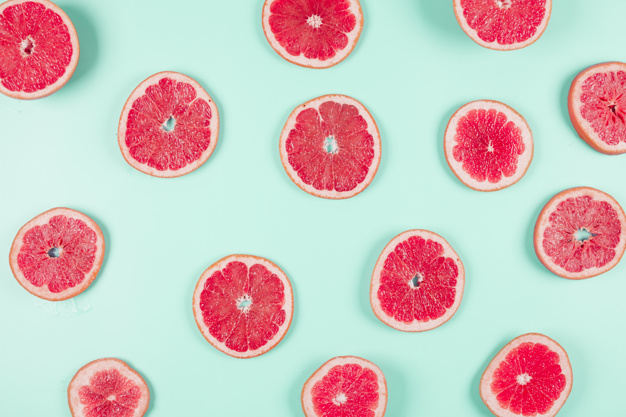
#> input picture images/toronjas.jpg, 626 x 417 px, found by its file name
$ jupyter execute --allow-errors img-process-4.ipynb
#> lines starting #> are read from the running program, lines starting #| are printed output that depends on the picture
[cell 1]
import numpy as np # linear algebra
import pandas as pd # data processing, CSV file I/O (e.g. pd.read_csv)
import os
for dirname, _, filenames in os.walk('/kaggle/input'):
    for filename in filenames:
        print(os.path.join(dirname, filename))

[cell 2]
from skimage.feature import canny
from skimage.color import rgb2gray
import matplotlib.pyplot as plt
from skimage.feature import corner_harris
from skimage.feature import Cascade
from skimage import data

[cell 3]
grapefruit=plt.imread("/kaggle/input/images/toronjas.jpg")
#> grapefruit is the input picture: shape (417, 626, 3); mean R, G, B 207.6, 192.7, 189.7
building_image=plt.imread("/kaggle/input/images/corners_building_top.jpg")
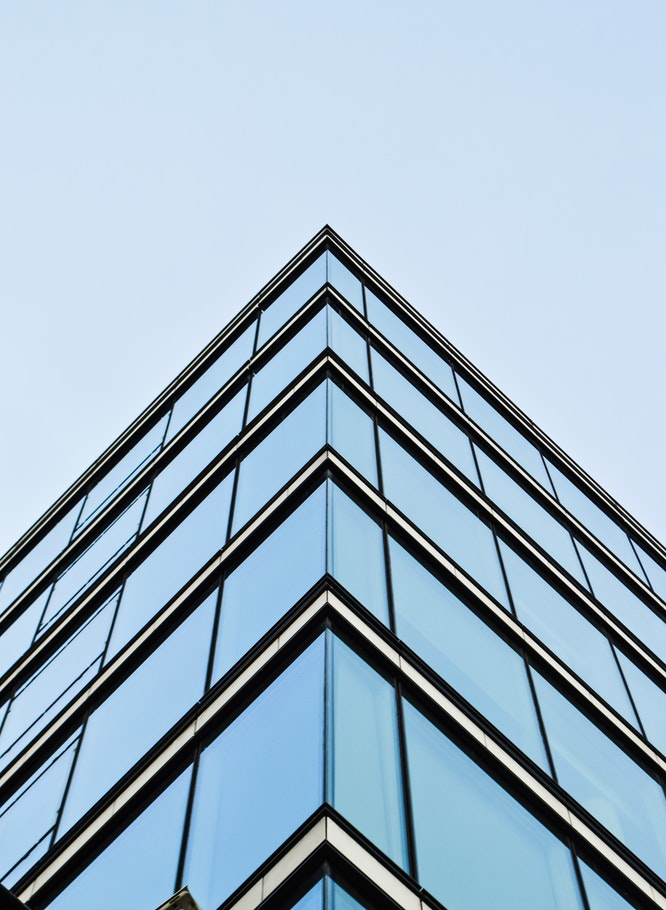
#> input picture images/corners_building_top.jpg, 666 x 910 px, found by its file name
#> building_image is the input picture: shape (910, 666, 3); mean R, G, B 158, 180.2, 198
night_image=plt.imread("/kaggle/input/images/face_det3.jpg")
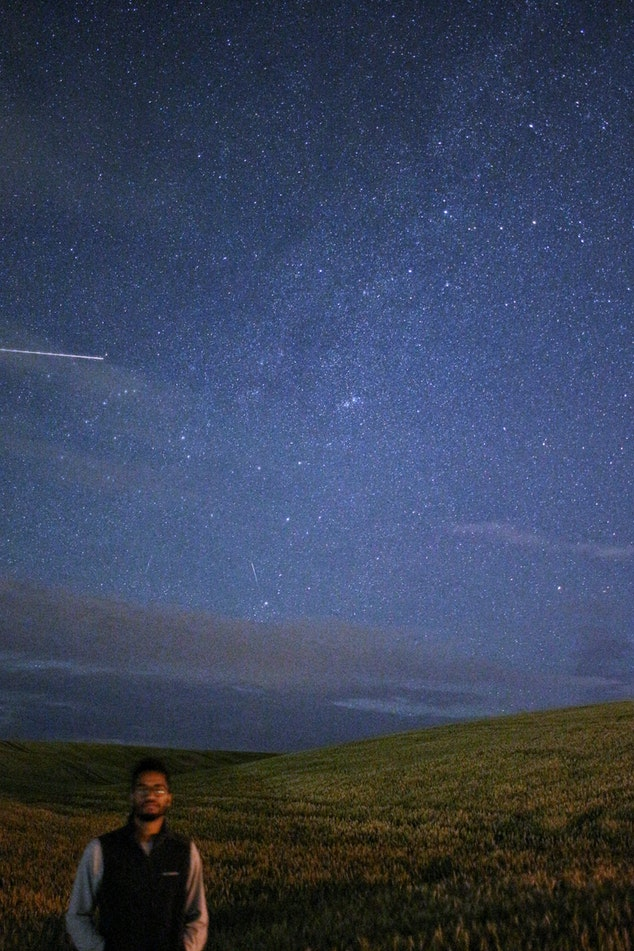
#> input picture images/face_det3.jpg, 634 x 951 px, found by its file name
#> night_image is the input picture: shape (951, 634, 3); mean R, G, B 56.8, 66.8, 89.9
friends_image=plt.imread("/kaggle/input/images/face_det_friends22.jpg")
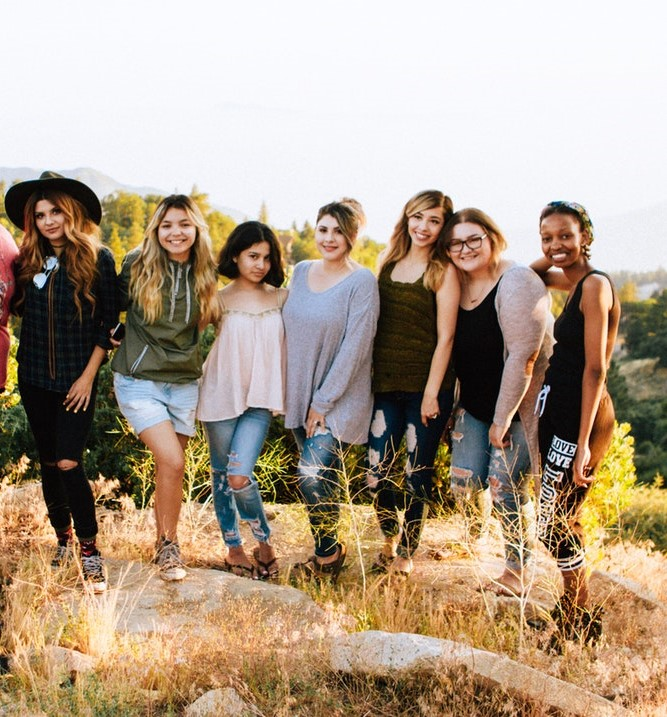
#> input picture images/face_det_friends22.jpg, 667 x 717 px, found by its file name
#> friends_image is the input picture: shape (717, 667, 3); mean R, G, B 175.1, 157.4, 137.9
profile_image=plt.imread("/kaggle/input/images/face_det9.jpg")
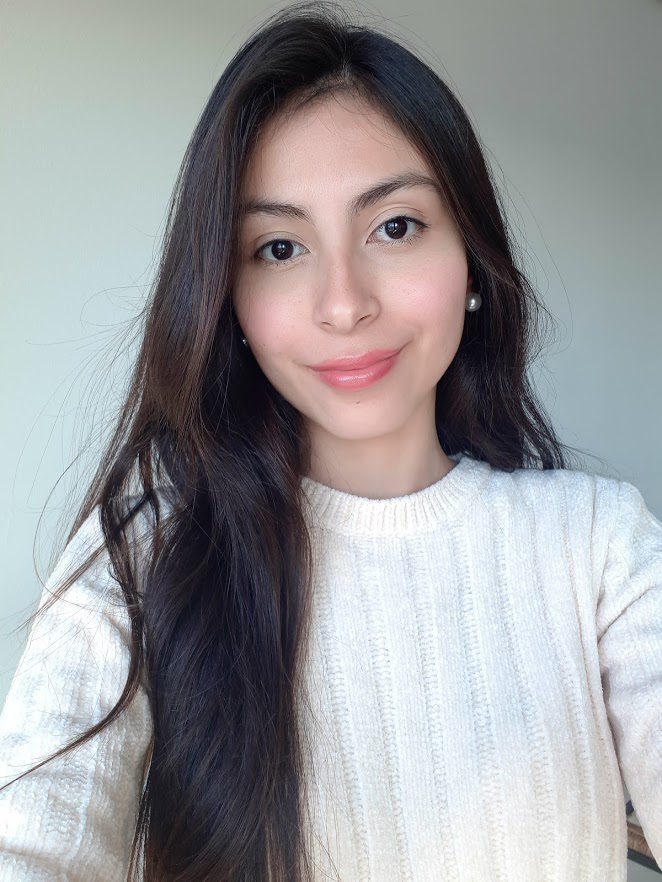
#> input picture images/face_det9.jpg, 662 x 882 px, found by its file name
#> profile_image is the input picture: shape (882, 662, 3); mean R, G, B 153.6, 153.9, 156
group_image=plt.imread("/kaggle/input/images/face_det25.jpg")
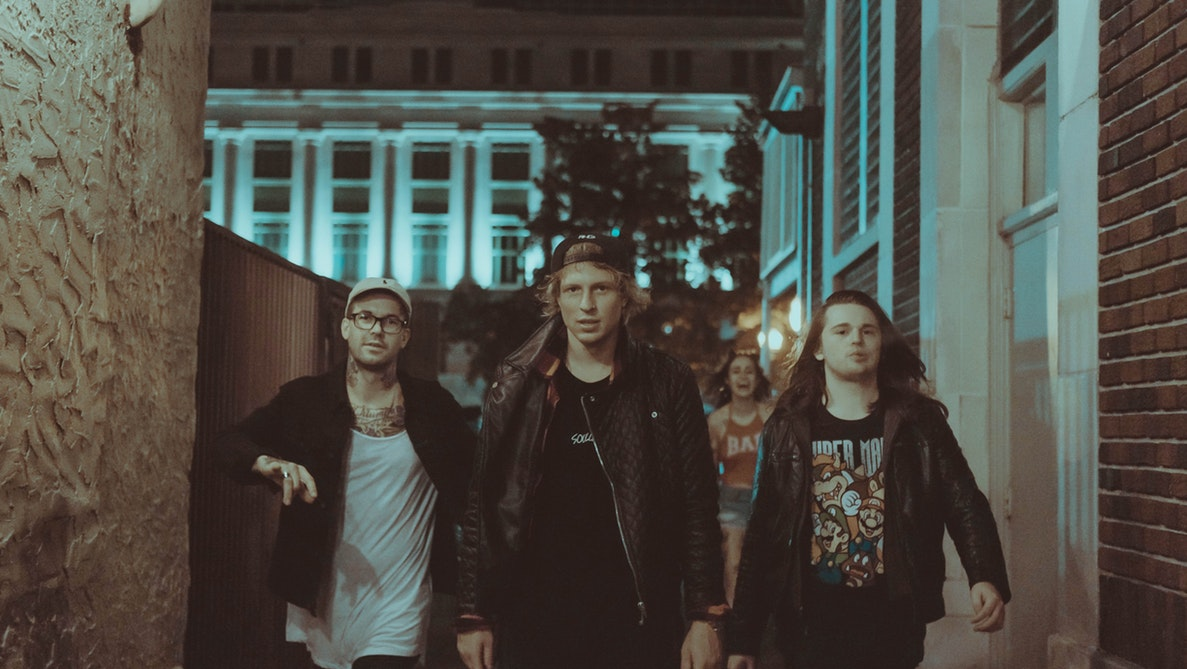
#> input picture images/face_det25.jpg, 1187 x 669 px, found by its file name
#> group_image is the input picture: shape (669, 1187, 3); mean R, G, B 78.2, 76.4, 69.4
#> (the rest of this cell did not finish here and is left out)

[cell 4]
def show_image(image,title='Image', cmap_type='gray'):
    plt.imshow(image, cmap=cmap_type)
    plt.title(title)
    plt.axis('off')
    plt.show()

[cell 5]
def show_image_with_corners(image, coords, title="Corners detected"):
    plt.imshow(image, interpolation='nearest', cmap='gray')
    plt.title(title)
    plt.plot(coords[:, 1], coords[:, 0], '+r', markersize=15)
    plt.axis('off')
    plt.show()

# Finding the Edges with Canny

[cell 6]
# Import the canny edge detector
from skimage.feature import canny

# Convert image to grayscale
grapefruit = rgb2gray(grapefruit)
#> grapefruit: shape (417, 626) float64

# Apply canny edge detector
canny_edges = canny(grapefruit)
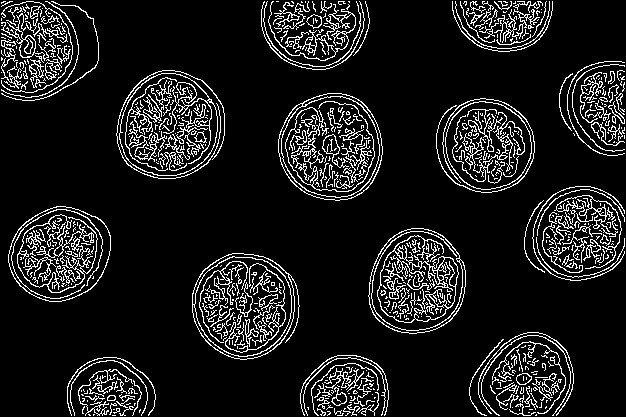
#> canny_edges: shape (417, 626) bool; 10.8% white in thin lines or dots

# Show resulting image

show_image(canny_edges, "Edges with Canny")

[cell 7]
# Apply canny edge detector with a sigma of 1.8
edges_1_8 = canny(grapefruit, sigma=1.8)
#> edges_1_8: shape (417, 626) bool; 5.9% white in thin lines or dots

# Apply canny edge detector with a sigma of 2.2
edges_2_2 = canny(grapefruit, sigma=2.2)
#> edges_2_2: shape (417, 626) bool; 4% white in thin lines or dots

# Show resulting images
show_image(edges_1_8, "Sigma of 1.8")
show_image(edges_2_2, "Sigma of 2.2")

# Right Around the Corner

[cell 8]
# Import the corner detector related functions and module
from skimage.feature import corner_harris, corner_peaks

# Convert image from RGB-3 to grayscale
building_image_gray = rgb2gray(building_image)

# Apply the detector  to measure the possible corners
measure_image = corner_harris(building_image_gray)
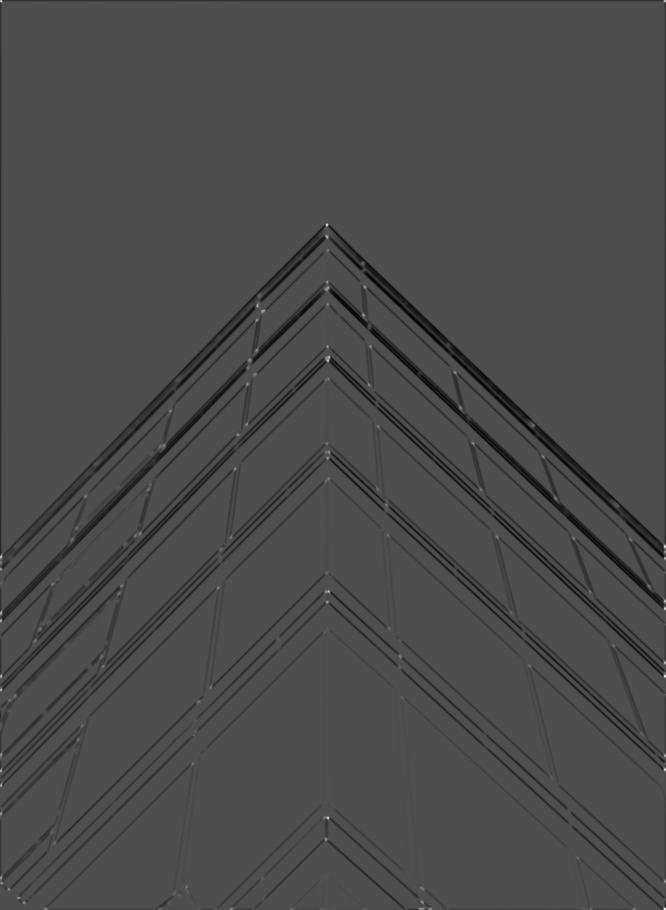
#> measure_image: shape (910, 666) float64; min -2.92, max 6.58, mean -0.11; drawn with min black and max white

# Find the peaks of the corners using the Harris detector
coords = corner_peaks(measure_image, min_distance=20, threshold_rel=0.02)
#> coords = 66 pairs, first value 224 to 886, second value 35 to 641

# Show original and resulting image with corners detected
show_image(building_image, "Original")
show_image_with_corners(building_image, coords)

[cell 9]
# Find the peaks with a min distance of 10 pixels
coords_w_min_10 = corner_peaks(measure_image, min_distance=10, threshold_rel=0.02)
#> coords_w_min_10 = 89 pairs, first value 224 to 899, second value 15 to 648
print("With a min_distance set to 10, we detect a total", len(coords_w_min_10), "corners in the image.")
#| With a min_distance set to 10, we detect a total 89 corners in the image.

# Find the peaks with a min distance of 60 pixels
coords_w_min_60 = corner_peaks(measure_image, min_distance=60, threshold_rel=0.02)
#> coords_w_min_60 = 20 rows, first 8: [224, 327], [817, 327], [360, 327], [591, 328], [306, 257], [458, 327], [443, 473], [372, 455]
print("With a min_distance set to 60, we detect a total", len(coords_w_min_60), "corners in the image.")
#| With a min_distance set to 60, we detect a total 20 corners in the image.

# Show original and resulting image with corners detected
show_image_with_corners(building_image, coords_w_min_10, "Corners detected with 10 px of min_distance")
show_image_with_corners(building_image, coords_w_min_60, "Corners detected with 60 px of min_distance")

# Face Detection

[cell 10]
import matplotlib.pyplot as plt
import matplotlib.patches as patches

def show_detected_face(result, detected, title="Face image"):
    plt.figure(figsize=(10, 10))
    plt.imshow(result, cmap='gray')
    plt.title(title)
    plt.axis('off')

    for patch in detected:
        rect = patches.Rectangle((patch['c'], patch['r']),
                                patch['width'], patch['height'],
                                fill=False, color='r', linewidth=2)
        plt.gca().add_patch(rect)

    plt.show()

[cell 11]
# Load the trained file from data
trained_file = data.lbp_frontal_face_cascade_filename()

# Initialize the detector cascade
detector = Cascade(trained_file)

# Detect faces with min and max size of searching window
detected = detector.detect_multi_scale(img = night_image,
                                       scale_factor=1.2,
                                       step_ratio=1,
                                       min_size=(10,10),
                                       max_size=(200,200))
#> detected = 1 item

# Show the detected faces
show_detected_face(night_image, detected)
#> the loop in show_detected_face, `for patch in detected:` made 1 pass
#> patch on pass 1: {'r': 773, 'c': 129, 'width': 43, 'height': 43}

[cell 12]
# Load the trained file from data
trained_file = data.lbp_frontal_face_cascade_filename()

# Initialize the detector cascade
detector = Cascade(trained_file)

# Detect faces with scale factor to 1.2 and step ratio to 1
detected = detector.detect_multi_scale(img=friends_image,
                                       scale_factor=1.2,
                                       step_ratio=1,
                                       min_size=(10, 10),
                                       max_size=(200, 200))
#> detected = 7 items
# Show the detected faces
show_detected_face(friends_image, detected)
#> the loop in show_detected_face (call 2), `for patch in detected:` made 7 passes
#> patch on passes 1 to 7: {'r': 202, 'c': 31, 'width': 35, 'height': 35}, {'r': 217, 'c': 309, 'width': 39, 'height': 39}, {'r': 202, 'c': 402, 'width': 45, 'height': 45}, {'r': 206, 'c': 151, 'width': 49, 'height': 49}, {'r': 219, 'c': 533, 'width': 48, 'height': 48}, {'r': 218, 'c': 440, 'width': 52, 'height': 52}, {'r': 241, 'c': 237, 'width': 42, 'height': 42}

[cell 13]
from skimage.segmentation import slic
from skimage.color import label2rgb

# Obtain the segmentation with default 100 regions
segments = slic(profile_image, n_segments=100, compactness=10)
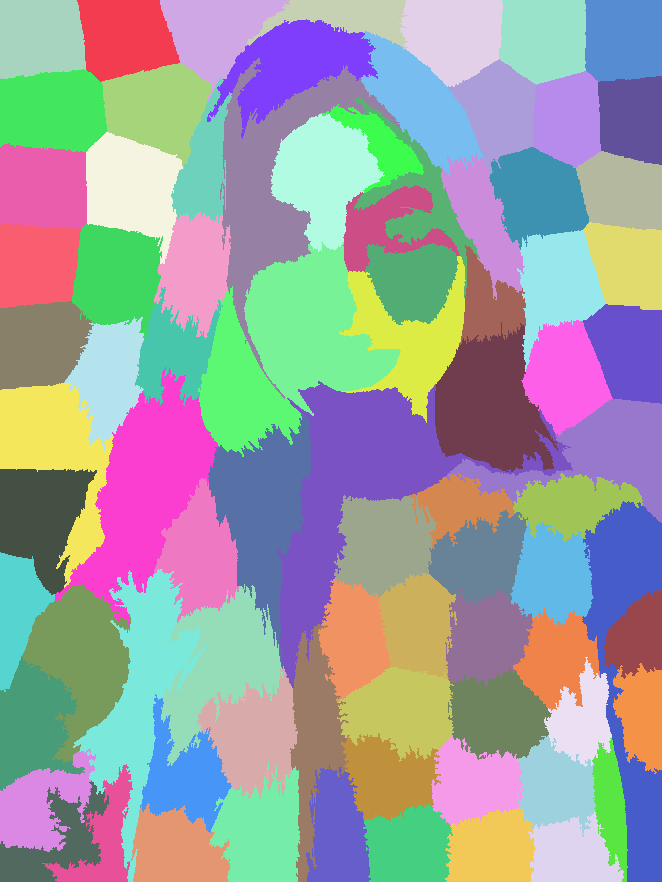
#> segments: shape (882, 662) int64; 84 distinct labels, from 1 to 84; one colour per label, 0 black

# Obtain segmented image using label2rgb
segmented_image = label2rgb(segments, profile_image, kind='avg')

# Detect the faces with multi scale method
detected = detector.detect_multi_scale(img=segmented_image,
                                       scale_factor=1.2,
                                       step_ratio=1,
                                       min_size=(10, 10), max_size=(1000, 1000))
#> detected = 1 item

# Show the detected faces
show_detected_face(segmented_image, detected)
#> call 3 of show_detected_face, with title = 'Face image'
#> the loop in show_detected_face (call 3), `for patch in detected:` made 1 pass
#> patch on pass 1: {'r': 105, 'c': 180, 'width': 334, 'height': 334}
#> in show_detected_face (call 3), `plt.show()`:
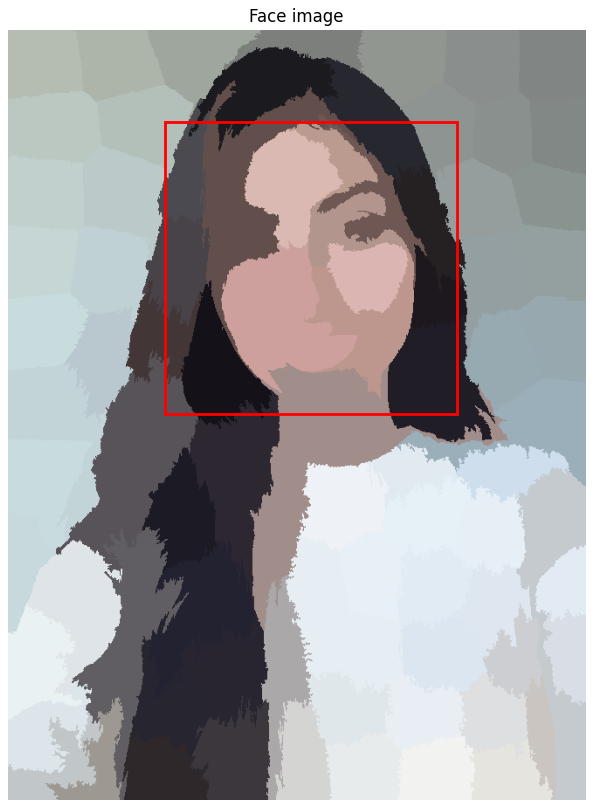
#> figure drawn by matplotlib, 1 panel
